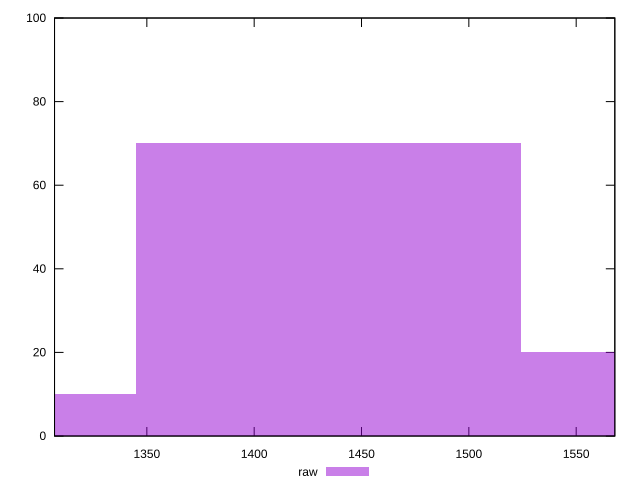

Recreate this plot in gnuplot.
reset

$raw <<EOF
1613.7472864280867 20
1434.4420323805216 70
1255.1367783329565 10
EOF

set key outside below
set boxwidth 179.3052540475652
set xrange [1307:1568]
set yrange [0:100]
set trange [0:100]
set style fill transparent solid 0.5 noborder
set terminal svg size 640, 490 enhanced background rgb 'white'
set output "report_00018_2021-02-10T15-25-16.877Z/render-blocking-resources/samples/pages/raw/histogram.svg"

plot $raw title "raw" with boxes

reset
